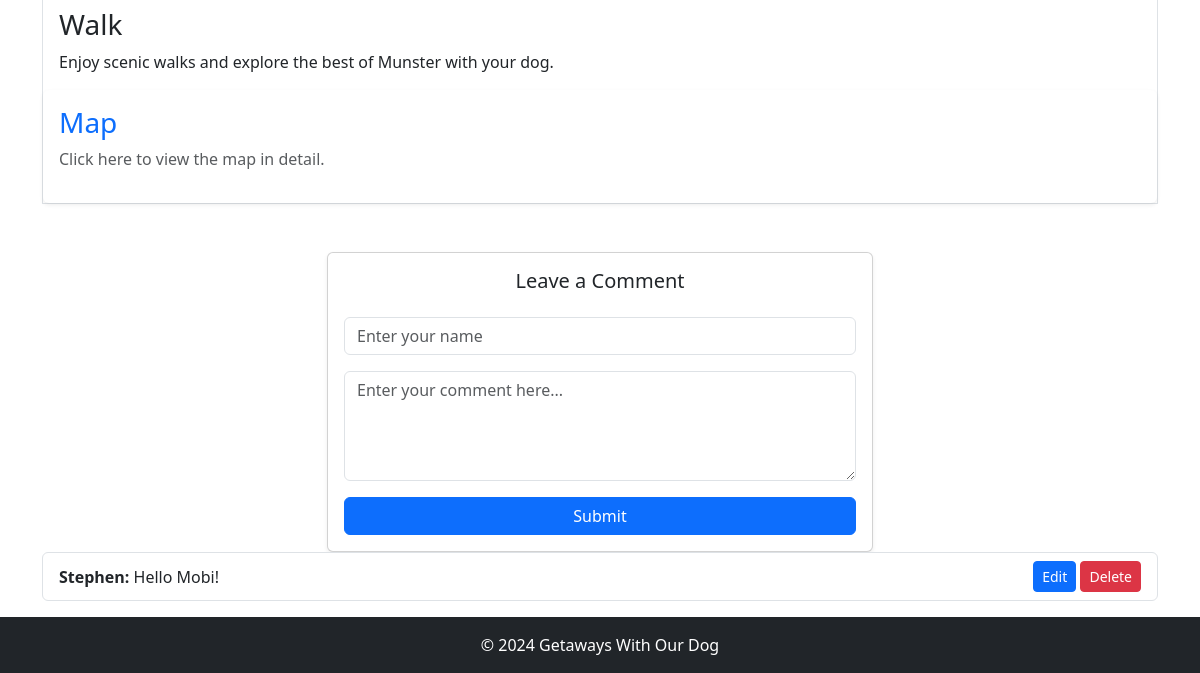
/ (lower part), run on an earlier commit of the app's database.
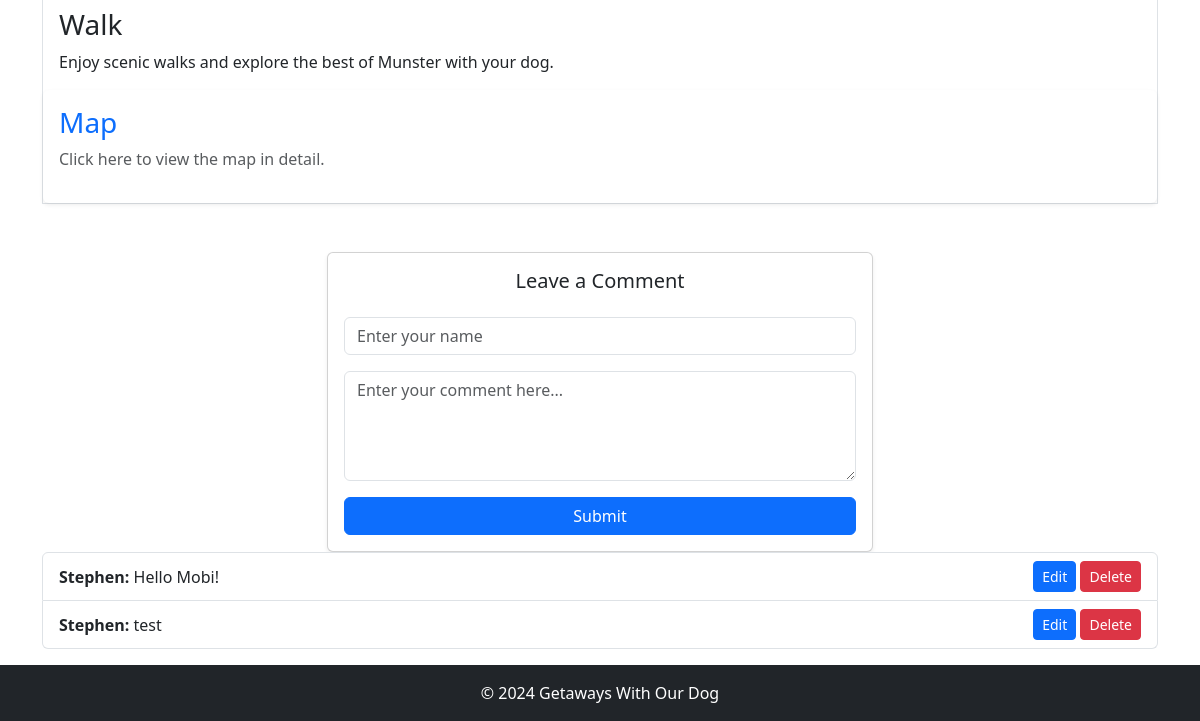
And on a later commit of the database.
### tables this page shows
CREATE TABLE comments (
            id INTEGER PRIMARY KEY AUTOINCREMENT,
            name TEXT NOT NULL,
            comment TEXT NOT NULL
        );

### app.py (the view, shortened to what this page needs)
@app.route('/', methods=['GET', 'POST'])
def index():
    comments = []
    try:
        with sqlite3.connect('comments.db') as conn:
            cursor = conn.cursor()
            cursor.execute("SELECT id, name, comment FROM comments")  # Ensure 'id' is included here
            comments = cursor.fetchall()
    except sqlite3.Error as e:
        print(f"Database error: {e}")
    return render_template('index.html', comments=comments)

### templates/index.html (shortened to what this page needs)
<!DOCTYPE html>
<html lang="en">
<head>
  <link href="https://cdn.jsdelivr.net/npm/bootstrap@5.3.3/dist/css/bootstrap.min.css" rel="stylesheet">
  <link rel="stylesheet" href="https://cdnjs.cloudflare.com/ajax/libs/leaflet/1.9.4/leaflet.css" />
</head>
<body>
</body>
<main class="container-flex pt-5 pt-5">
  <div class="container my-5">
    <section id="munster" class="my-4">
      <div class="card-deck border">
        <div class="card border-0">
          <div class="card-body">
            <h3 class="card-title">Walk</h3>
            <p class="card-text">Enjoy scenic walks and explore the best of Munster with your dog.</p>
          </div>
        </div>
        <a href="map.html?lat=52.094888&lng=-7.623023&zoom=11" class="card border-0 text-decoration-none shadow-sm">
          <div class="card-body">
            <h3 class="card-title text-primary">Map</h3>
            <p class="card-text text-muted">Click here to view the map in detail.</p>
          </div>
        </a>
      </div>
    </section>
  </div>
<div class="container mt-5">
  <div class="row justify-content-center">
    <div class="col-md-6">
      <div class="card shadow-sm">
        <div class="card-body">
          <h5 class="card-title text-center mb-4">Leave a Comment</h5>
          <form action="/" method="post">
            <div class="mb-3">
              <input type="text" class="form-control" id="name" name="name" placeholder="Enter your name" required>
            </div>
            <div class="mb-3">
              <textarea class="form-control" id="comment" name="comment" rows="4" placeholder="Enter your comment here..." required></textarea>
            </div>
            <div class="d-grid">
              <button type="submit" class="btn btn-primary">Submit</button>
            </div>
          </form>
        </div>
      </div>
    </div>
  </div>
  <ul class="list-group">
    {% for comment in comments %}
      <li class="list-group-item d-flex justify-content-between align-items-center" data-id="{{ comment[0] }}">
        <div>
          <strong>{{ comment[1] }}:</strong> {{ comment[2] }}
        </div>
        <div>
          <button class="btn btn-sm btn-primary mr-2" onclick="editComment('{{ comment[0] }}')">Edit</button>
          <button class="btn btn-sm btn-danger" onclick="deleteComment('{{ comment[0] }}')">Delete</button>
        </div>
      </li>
    {% endfor %}
  </ul>
</main>
<footer class="footer mt-3 py-3 bg-dark text-white text-center">
  <div class="container">
    <span class="d-block">© 2024 Getaways With Our Dog</span>
  </div>
</footer>
</body>
</html>

What changed in the data, as far as the page shows it:
added comments: name "Stephen", comment "test"
